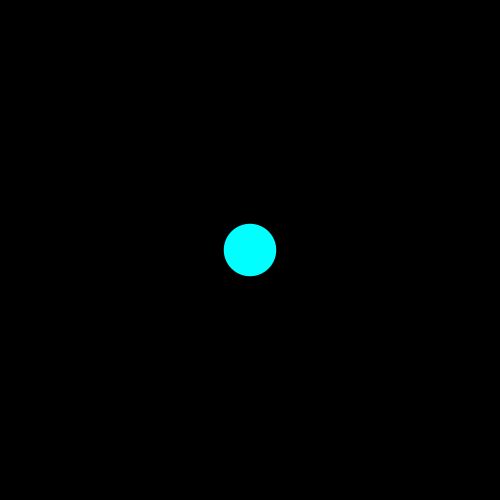
Frame 1 (no input)
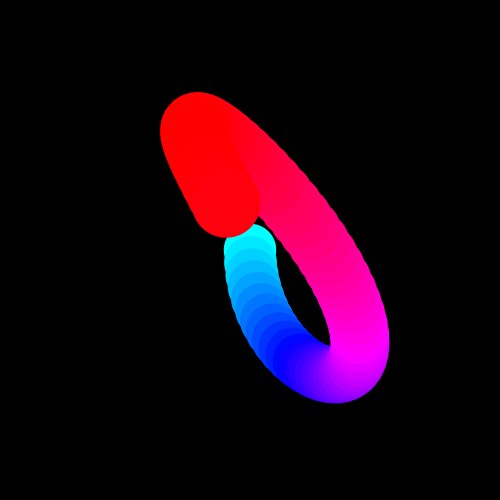
Frame 60 (the mouse pressed at the canvas centre just before this capture)
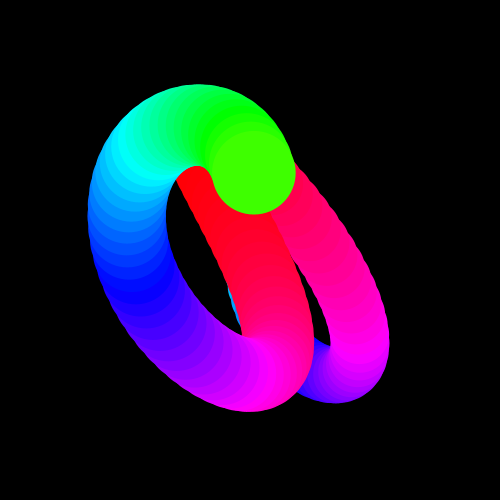
Frame 120 (the mouse held since frame 60 and released just before this capture)

The Processing sketch that drew these frames (run headless with seeded random() and noise(); from frame 60 on, the mouse is pressed at the canvas centre):

// Processing sketch: sin_mess
// ── sin_mess.pde
float a =0;

void setup() {
  size(500, 500);
  background(0);
  colorMode(HSB);
  noStroke();
}

void draw() {
  translate(125, 125);
 
  float x = map(sin(a/2) * sin(a*0.8) , -1, 1, 0, width/2);
  float y = map(sin(a), -1, 1, 0, height/2);
  float co = map(sin(a*0.3), -1, 1, 0, 255);
  //float br = map(sin(a*0.06), -1, 1, 0, 255);
  float sz = map(sin(a*0.06), -1, 1, 5, 100);
;
  fill(co,255,255);
  ellipse(x, y, sz,sz );

  a = a + 0.1;
}
